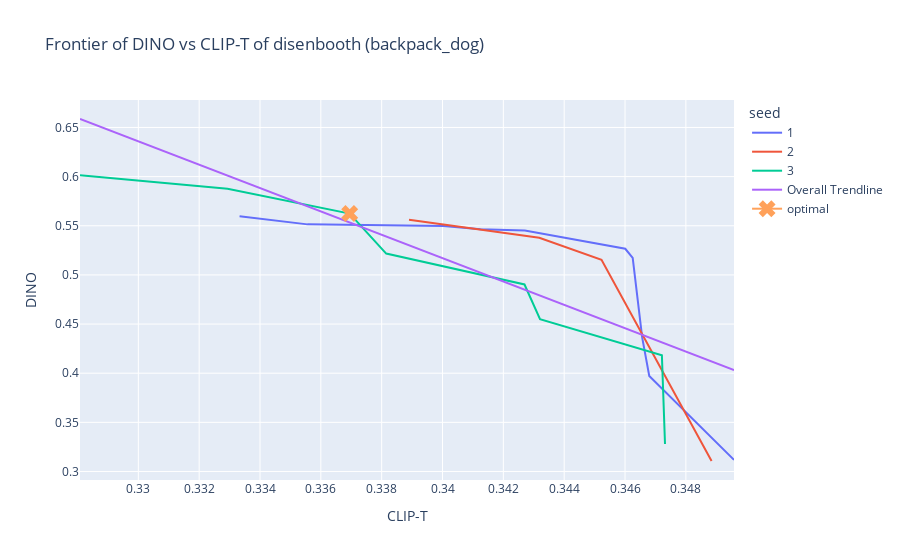

Write notebook code for a chart like this one.
### Code cell
import numpy as np
from scipy.spatial import ConvexHull

def is_pareto_efficient_simple(costs):
    """
    Find the pareto-efficient points
    :param costs: An (n_points, n_costs) array
    :return: A (n_points, ) boolean array, indicating whether each point is Pareto efficient
    """
    is_efficient = np.ones(costs.shape[0], dtype = bool)
    for i, c in enumerate(costs):
        if is_efficient[i]:
            is_efficient[is_efficient] = np.any(costs[is_efficient][:, :2]<c[:2], axis=1)  # Keep any point with a lower cost
            is_efficient[i] = True  # And keep self
    return is_efficient

def select_efficient_frontier(run, metric1, metric2):
    mask = is_pareto_efficient_simple(run[[metric1, metric2]].values)
    return run[mask]


def make_pareto_plot(method='dreambooth', concept='can', metric1='DINO', metric2='CLIP-T', exclude_early=False):
    assert(metric1 != metric2)
    subdf = df[df['method'] == method]
    subdf = subdf[subdf['concept'] == concept].copy()
    if exclude_early:
        subdf = subdf[subdf['iteration'] >= visresemblance_start[method][concept]]
    subdf = subdf.sort_values([metric1, metric2])

    total_mask = np.ones(len(subdf))
    subarrays = []
    for seed in set(subdf.seed):
        subarrays.append(select_efficient_frontier(subdf[subdf['seed'] == seed], metric1, metric2))
    subdf = pd.concat(subarrays)
    optimal_solution = subdf[subdf['iteration'] == optimal_checkpoints[method][concept]]
    #ch = ConvexHull(arr, qhull_options='QG1')
    #subdf = subdf[ch.good]
    title = f'Frontier of {metric1} vs {metric2} of {method} ({concept})'
    fig = px.scatter(subdf, x=metric2, y=metric1, 
                     text=subdf['iteration'].astype(str),
                     title=title, color='seed', trendline="ols", trendline_scope='overall')
    fig.update_traces(mode = 'lines')
    fig.add_scatter(x=[optimal_solution[metric2].median()],
                y=[optimal_solution[metric1].median()],
                marker_symbol='x', marker_size=15,
               name='optimal')
    fig.update_yaxes(nticks=15)
    fig.update_xaxes(nticks=15)

    return fig
make_pareto_plot(method, concept, 'DINO').show()

### Figure 1 — Plotly figure (JSON) as saved in the notebook; plotly's stock layout.template omitted (floating-point values rounded to 4 significant figures)
{"data": [{"hovertemplate": "seed=1<br>CLIP-T=%{x}<br>DINO=%{y}<br>text=%{text}<extra></extra>", "legendgroup": "1", "marker": {"color": "#636efa", "symbol": "circle"}, "mode": "lines", "name": "1", "orientation": "v", "showlegend": true, "text": ["200", "600", "800", "1400", "1600", "2000", "2400", "2200", "2800", "2600", "3000"], "type": "scatter", "x": [0.3496, 0.3468, 0.3466, 0.3463, 0.346, 0.3433, 0.3427, 0.3412, 0.34, 0.3356, 0.3333], "xaxis": "x", "y": [0.3118, 0.3972, 0.4361, 0.5173, 0.5266, 0.5417, 0.5451, 0.5464, 0.5496, 0.5514, 0.5597], "yaxis": "y"}, {"hovertemplate": "seed=2<br>CLIP-T=%{x}<br>DINO=%{y}<br>text=%{text}<extra></extra>", "legendgroup": "2", "marker": {"color": "#EF553B", "symbol": "circle"}, "mode": "lines", "name": "2", "orientation": "v", "showlegend": true, "text": ["200", "1400", "2800", "3000"], "type": "scatter", "x": [0.3488, 0.3452, 0.3432, 0.3389], "xaxis": "x", "y": [0.3107, 0.5154, 0.5377, 0.556], "yaxis": "y"}, {"hovertemplate": "seed=3<br>CLIP-T=%{x}<br>DINO=%{y}<br>text=%{text}<extra></extra>", "legendgroup": "3", "marker": {"color": "#00cc96", "symbol": "circle"}, "mode": "lines", "name": "3", "orientation": "v", "showlegend": true, "text": ["200", "600", "800", "1000", "1200", "1800", "2800", "3000"], "type": "scatter", "x": [0.3473, 0.3472, 0.3432, 0.3427, 0.3381, 0.3369, 0.3329, 0.3281], "xaxis": "x", "y": [0.328, 0.4182, 0.455, 0.4903, 0.5217, 0.5624, 0.5877, 0.6015], "yaxis": "y"}, {"hovertemplate": "<b>OLS trendline</b><br>DINO = -11.8836 * CLIP-T + 4.5574<br>R<sup>2</sup>=0.594724<br><br>CLIP-T=%{x}<br>DINO=%{y} <b>(trend)</b><extra></extra>", "legendgroup": "Overall Trendline", "line": {"color": "#ab63fa"}, "mode": "lines", "name": "Overall Trendline", "showlegend": true, "type": "scatter", "x": [0.3281, 0.3329, 0.3333, 0.3356, 0.3369, 0.3381, 0.3389, 0.34, 0.3412, 0.3427, 0.3427, 0.3432, 0.3432, 0.3433, 0.3452, 0.346, 0.3463, 0.3466, 0.3468, 0.3472, 0.3473, 0.3488, 0.3496], "xaxis": "x", "y": [0.6586, 0.601, 0.5963, 0.5697, 0.5533, 0.539, 0.5301, 0.5166, 0.5021, 0.485, 0.4848, 0.4792, 0.4789, 0.4783, 0.4549, 0.4456, 0.4427, 0.439, 0.4362, 0.4313, 0.4301, 0.4119, 0.4031], "yaxis": "y"}, {"marker": {"size": 15, "symbol": "x"}, "name": "optimal", "type": "scatter", "x": [0.3369], "y": [0.5624]}], "layout": {"autosize": true, "legend": {"title": {"text": "seed"}, "tracegroupgap": 0}, "title": {"text": "Frontier of DINO vs CLIP-T of disenbooth (backpack_dog)"}, "xaxis": {"anchor": "y", "autorange": true, "domain": [0, 1], "nticks": 15, "range": [0.3281, 0.3496], "title": {"text": "CLIP-T"}, "type": "linear"}, "yaxis": {"anchor": "x", "autorange": true, "domain": [0, 1], "nticks": 15, "range": [0.2913, 0.6779], "title": {"text": "DINO"}, "type": "linear"}}}
